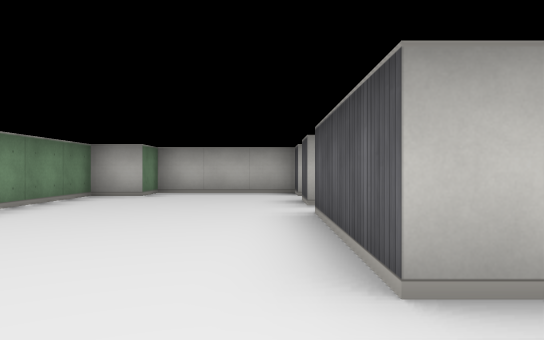
View 1 (above)

16 first-person views from a walk through a cub3D ray-caster map. The camera is about half as high as the walls, looks level and sees 70° across. The floor is counted in squares. Each view is taken from the middle of a square. On the plan, view 1 faces up. The plan holds only what a view shows up to about 9 squares ahead; the rest is blank.

View 2
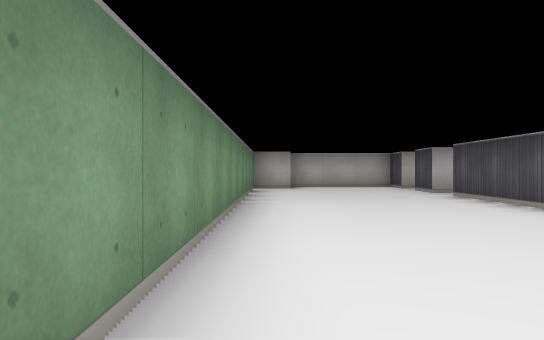

View 3
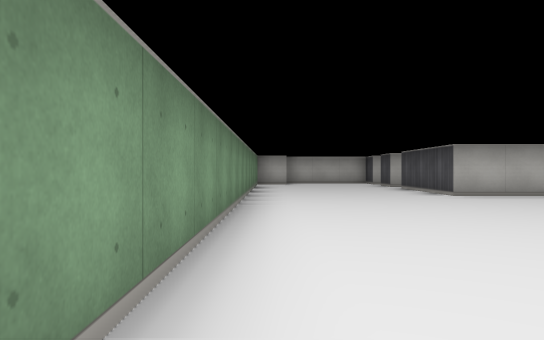

View 4
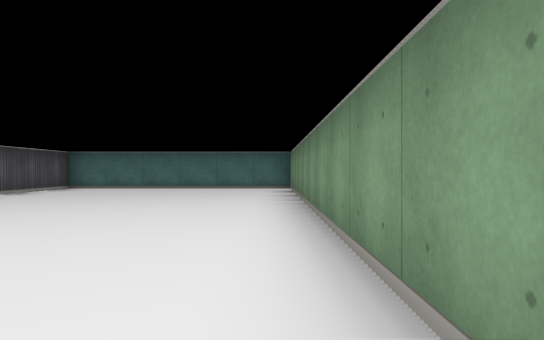

View 5
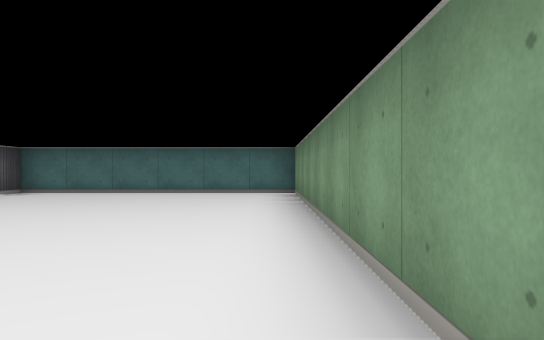

View 6
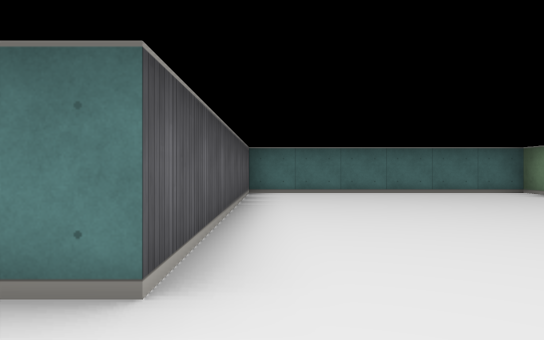

View 7
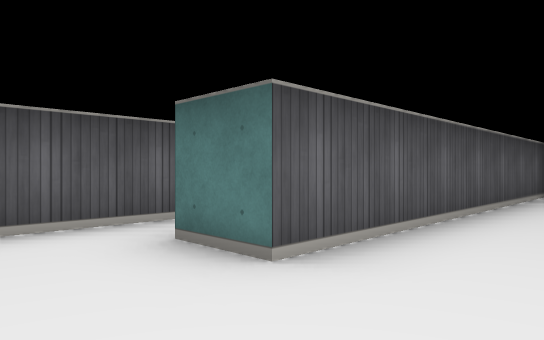

View 8
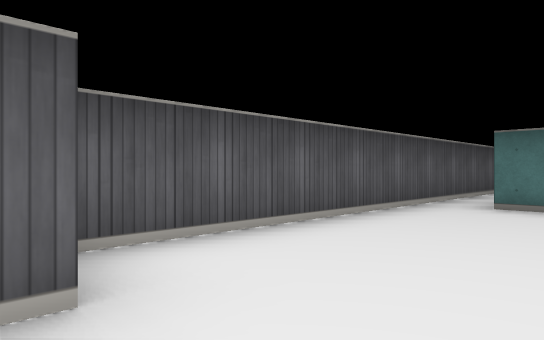

View 9
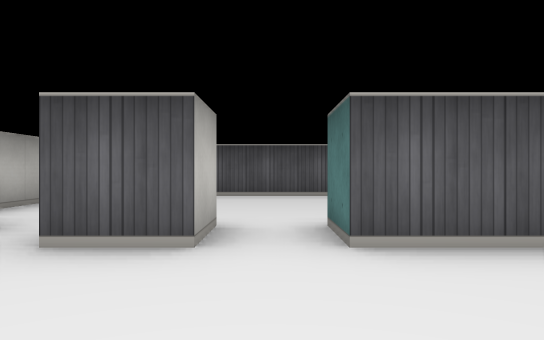

View 10
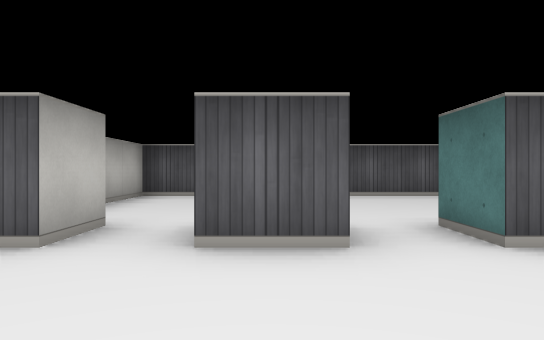

View 11
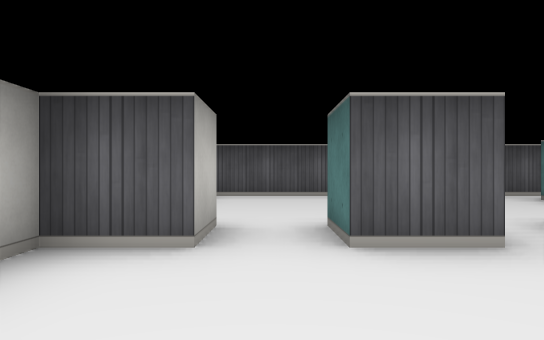

View 12
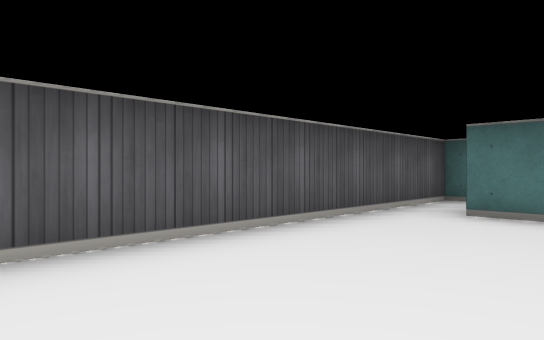

View 13
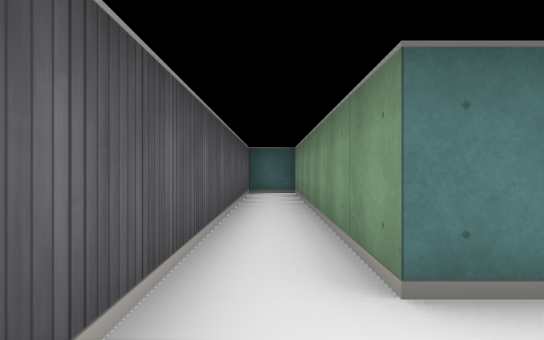

View 14
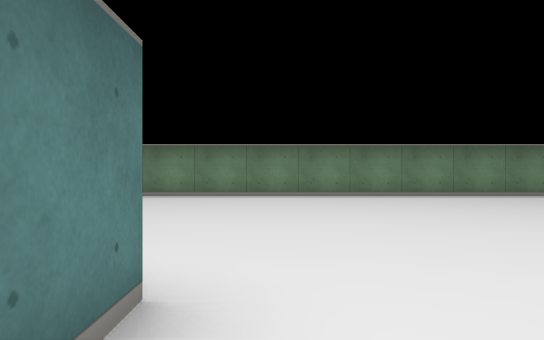

View 15
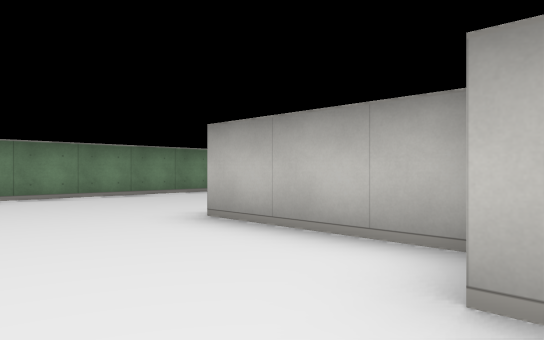

View 16
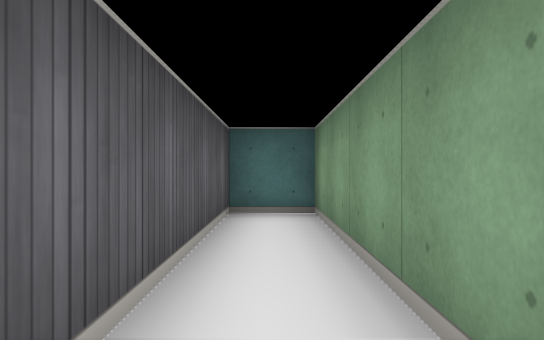

### Floor plan
Points are (right, up) in squares from view 1. A wall is a line through its corners. A room is listed if a view was taken in it or the views show most of it. See-through windows are left out.
Room 1 (views 1, 2, 3, 4, 5, 6, 7, 8, 9, 10, 11, 12, 13, 14, 15, 16)
walls: (3.2, 1.5) (0.5, 1.5) (0.5, 4.5) (1.5, 4.5); (3.8, 2.5) (4.5, 2.5); (5.5, 0.5) (5.5, 8.5) (3, 8.5); (1.5, 5.5) (0.5, 5.5) (0.5, 6.5) (1.5, 6.5); (1.5, 7.5) (0.5, 7.5) (0.5, 8.5) (-2.5, 8.5) (-2.5, 7.5) (-3.5, 7.5) (-3.5, -11.5) (2.5, -11.5) (2.5, -4.5) (3.5, -4.5) (3.5, -11.5) (4.5, -11.5) (4.5, 0.2)

Where each view was taken, in squares from view 1:
view 1: 0 up, 0 right, facing up
view 2: 3 down, 3 left, facing up
view 3: 6 down, 3 left, facing up
view 4: 1 down, 3 left, facing down
view 5: 3 down, 3 left, facing down
view 6: 3 down, 2 right, facing down
view 7: 3 down, 1 right, facing down-right
view 8: 1 up, 2 right, facing down-right
view 9: 5 up, 2 left, facing right
view 10: 6 up, 2 left, facing right
view 11: 7 up, 2 left, facing right
view 12: 7 up, 3 right, facing down-right
view 13: 3 down, 4 right, facing down
view 14: 4 down, 4 right, facing left
view 15: 1 down, 4 right, facing up-left
view 16: 7 down, 4 right, facing down
